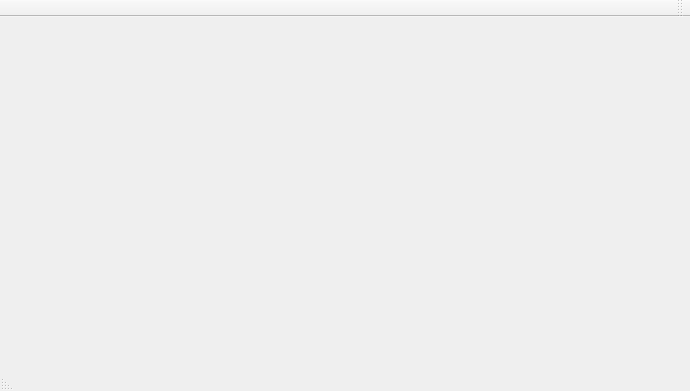
<?xml version="1.0" encoding="UTF-8"?>
<ui version="4.0">
 <class>MainWindow</class>
 <widget class="QMainWindow" name="MainWindow">
  <property name="geometry">
   <rect>
    <x>0</x>
    <y>0</y>
    <width>690</width>
    <height>391</height>
   </rect>
  </property>
  <property name="windowTitle">
   <string>Battle City</string>
  </property>
  <property name="layoutDirection">
   <enum>Qt::RightToLeft</enum>
  </property>
  <widget class="QWidget" name="centralWidget">
   <property name="layoutDirection">
    <enum>Qt::RightToLeft</enum>
   </property>
  </widget>
  <widget class="QMenuBar" name="menuBar">
   <property name="geometry">
    <rect>
     <x>0</x>
     <y>0</y>
     <width>690</width>
     <height>25</height>
    </rect>
   </property>
   <property name="layoutDirection">
    <enum>Qt::RightToLeft</enum>
   </property>
  </widget>
  <widget class="QToolBar" name="mainToolBar">
   <attribute name="toolBarArea">
    <enum>TopToolBarArea</enum>
   </attribute>
   <attribute name="toolBarBreak">
    <bool>true</bool>
   </attribute>
  </widget>
  <widget class="QStatusBar" name="statusBar"/>
 </widget>
 <layoutdefault spacing="6" margin="11"/>
 <resources/>
 <connections/>
</ui>
